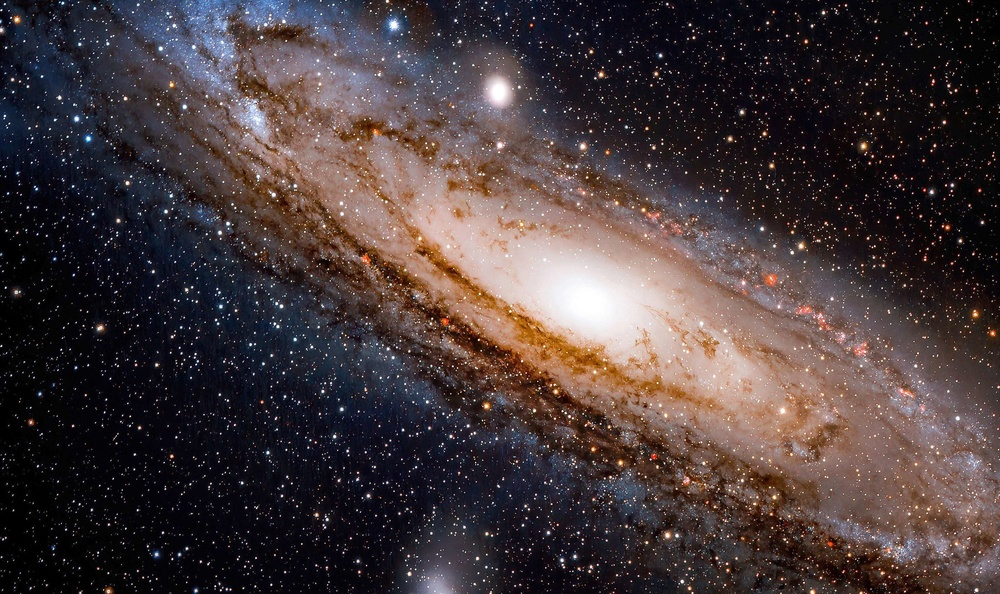
#> input picture 1.jpg, 1000 x 594 px, shrunk from 2198 x 1306 before the run
$ python main.py
#> lines starting #> are read from the running program, lines starting #| are printed output that depends on the picture; long printed decimals are rounded
import math as mt
import time
import numpy as np
import matplotlib.pyplot as plt

Q = [[16, 11, 10, 16, 24, 40, 51, 61],
     [12, 12, 13, 19, 26, 58, 60, 55],
     [14, 13, 16, 24, 40, 57, 69, 56],
     [14, 17, 22, 29, 51, 87, 80, 62],
     [18, 22, 37, 56, 68, 109, 103, 77],
     [24, 35, 55, 64, 81, 104, 113, 92],
     [49, 64, 78, 87, 103, 121, 120, 101],
     [72, 92, 95, 98, 112, 100, 103, 99]]


def P():
    p = np.empty((8, 8))

    for j in range(8):
        for i in range(8):
            p[j, i] = 0.5 * (mt.sqrt(1 / 2) if (j == 0) else 1) * mt.cos((2 * i + 1) * j * mt.pi / 16)

    return p


def matrixToMatrixList(image, offset=0):
    height = len(image) - (len(image) % 8)
    width = len(image[0]) - (len(image[0]) % 8)

    matrixListR = []
    matrixListG = []
    matrixListB = []

    for x in range(int(height / 8)):
        for y in range(int(width / 8)):
            tempR = []
            tempG = []
            tempB = []

            for xt in range(8):
                tempYR = []
                tempYG = []
                tempYB = []

                for yt in range(8):
                    tempYR.append(image[x * 8 + xt][y * 8 + yt][0] - offset)
                    tempYG.append(image[x * 8 + xt][y * 8 + yt][1] - offset)
                    tempYB.append(image[x * 8 + xt][y * 8 + yt][2] - offset)

                tempR.append(tempYR)
                tempG.append(tempYG)
                tempB.append(tempYB)

            matrixListR.append(tempR)
            matrixListG.append(tempG)
            matrixListB.append(tempB)

    return matrixListR, matrixListB, matrixListG


def pictureToMatrixList(image):
    return matrixToMatrixList(image, 128)


def matrixListToMatrix(ListR, ListG, ListB, height, width, offset=0):
    Mat = np.empty((height, width, 3))

    for a in range(int(width / 8)):
        for b in range(int(height / 8)):
            for i in range(8):
                for j in range(8):
                    Mat[b * 8 + j][a * 8 + i] = (
                        [((ListR[int(b * int(width / 8)) + a][i][j]) + offset),
                         ((ListG[int(b * int(width / 8)) + a][i][j]) + offset),
                         ((ListB[int(b * int(width / 8)) + a][i][j]) + offset)])

    return Mat


def matrixListToPicture(ListR, ListG, ListB, height, width):
    return matrixListToMatrix(ListR, ListG, ListB, height, width, 128)


def compression(ms, p, x):
    cs = []

    for m in ms:
        cs.append(matrixCompression(m, p, x))

    return cs


def matrixCompression(m, p, x):
    d = np.matmul(p, np.matmul(m, np.transpose(p)))

    c = np.divide(d, Q)

    for i in range(8):
        for j in range(8):
            if i + j >= x:
                c[i][j] = 0

    return c.astype(int)


def decompression(ms, p):
    cs = []

    for m in ms:
        cs.append(matrixDecompression(m, p))

    return cs


def matrixDecompression(m, p):
    d = np.multiply(m, Q)

    return np.matmul(np.transpose(p), np.matmul(d, p))


def pictureCompression(image, filtration):
    height = len(image) - (len(image) % 8)
    width = len(image[0]) - (len(image[0]) % 8)

    matrixListR, matrixListG, matrixListB = pictureToMatrixList(image)

    return matrixListToMatrix(compression(matrixListR, P(), filtration), compression(matrixListG, P(), filtration), compression(matrixListB, P(), filtration), height, width).astype(int)


def pictureDecompression(compressed):
    height = len(compressed)
    width = len(compressed[0])

    matrixListCompressionR, matrixListCompressionG, matrixListCompressionB = matrixToMatrixList(compressed)

    return matrixListToPicture(decompression(matrixListCompressionR, P()), decompression(matrixListCompressionG, P()), decompression(matrixListCompressionB, P()), height, width).astype(int)


def comparaison(a, b):
    c, d, e = min(a.shape, b.shape)

    normR = np.linalg.norm(a[:c, :d, 0] - b[:c, :d, 0], ord=2)
    normG = np.linalg.norm(a[:c, :d, 1] - b[:c, :d, 1], ord=2)
    normB = np.linalg.norm(a[:c, :d, 2] - b[:c, :d, 2], ord=2)

    diffNormR = normR / np.linalg.norm(a[:c, :d, 0], ord=2)
    diffNormG = normG / np.linalg.norm(a[:c, :d, 1], ord=2)
    diffNormB = normB / np.linalg.norm(a[:c, :d, 2], ord=2)

    return [diffNormR*100, diffNormG*100, diffNormB*100]


image_file = "1.jpg"

image = plt.imread(image_file)
#> image is the input picture: shape (594, 1000, 3); mean R, G, B 70.2, 57.9, 58.9

filtration = 15

tic = time.time()

compressed = pictureCompression(image, filtration)
#> in pictureCompression, `height = len(image) - (len(image) % 8)`: height = 592
#> in pictureCompression, `width = len(image[0]) - (len(image[0]) % 8)`: width = 1000
#> in matrixToMatrixList, `height = len(image) - (len(image) % 8)`: height = 592
#> in matrixToMatrixList, `width = len(image[0]) - (len(image[0]) % 8)`: width = 1000
#> after the loop in matrixToMatrixList, `for x in range(int(height / 8)):`: matrixListB = 9250 items
#> in matrixListToMatrix, `Mat = np.empty((height, width, 3))`: Mat: shape (592, 1000, 3) float64; every value is 0
#> after the loop in matrixListToMatrix, `for a in range(int(width / 8)):`:
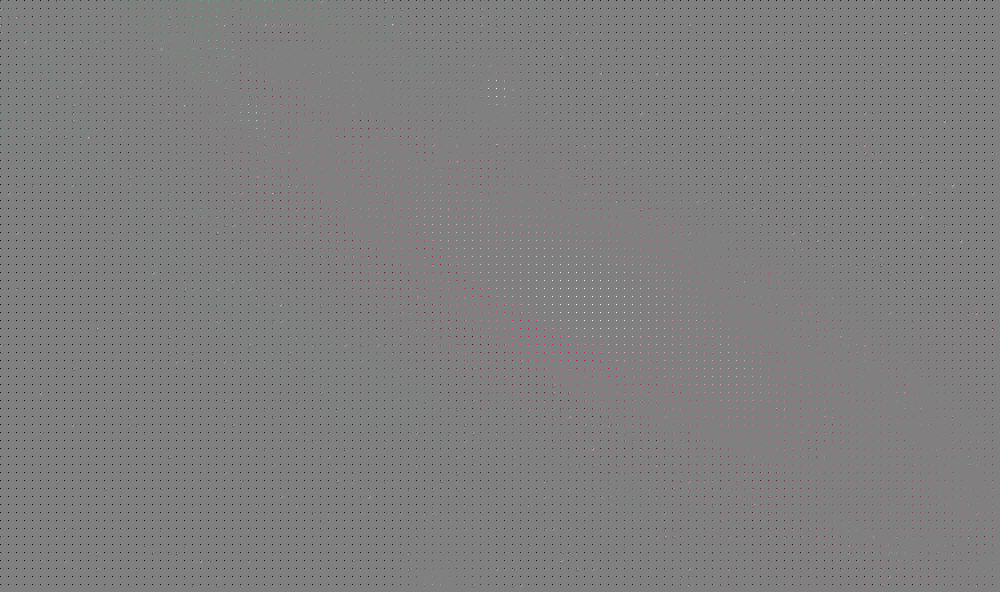
#> Mat: shape (592, 1000, 3) float64; mean of channels 0, 1, 2 -0.4, -0.5, -0.5; drawn with min black and max white

imageDecompressed = pictureDecompression(compressed)
#> in pictureDecompression, `height = len(compressed)`: height = 592
#> in pictureDecompression, `width = len(compressed[0])`: width = 1000
#> in pictureDecompression, `matrixListCompressionR, matrixListCompressionG, matrixListCompressionB..`: matrixListCompressionR = 9250 items
#> call 2 of matrixListToMatrix, with height = 592, width = 1000, offset = 128
#> in matrixListToMatrix (call 2), `Mat = np.empty((height, width, 3))`:
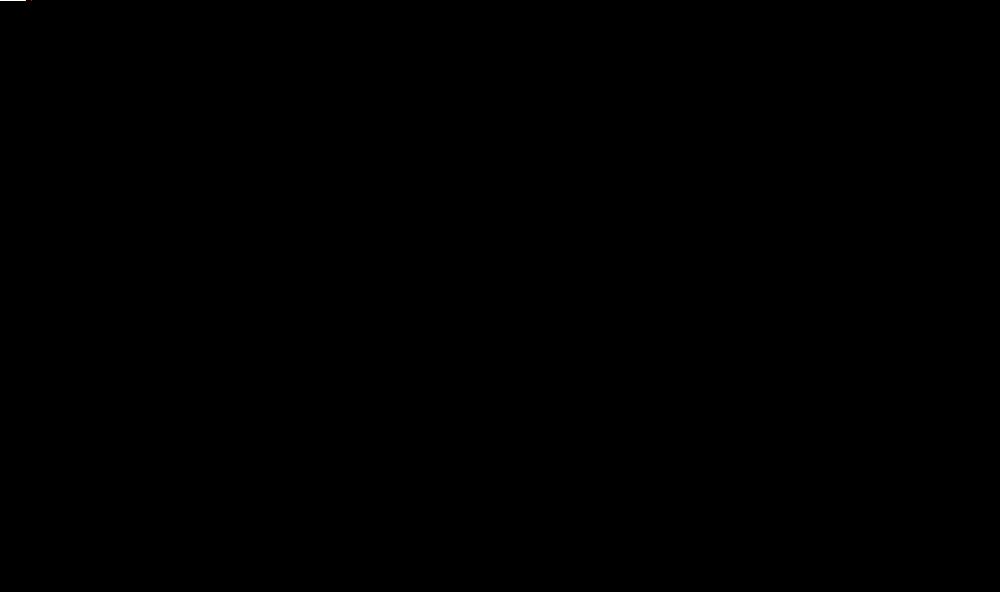
#> Mat: shape (592, 1000, 3) float64; mean of channels 0, 1, 2 3.04e-314, 3.04e-314, 2.92e-314; drawn with min black and max white
#> after the loop in matrixListToMatrix (call 2), `for a in range(int(width / 8)):`:
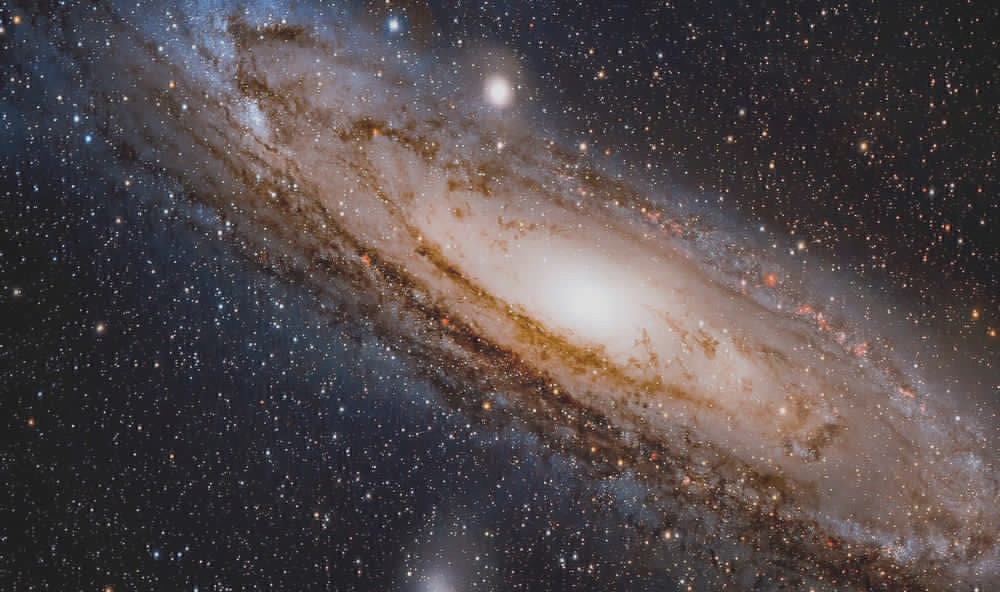
#> Mat: shape (592, 1000, 3) float64; mean of channels 0, 1, 2 70.9, 58.7, 59.8; drawn with min black and max white

toc = time.time() - tic

print("Valeur de filtrage : ", filtration,
      " Pourcentage de zéros : ", (1-np.count_nonzero(compressed.astype(int))/(len(compressed)*len(compressed[0])))*100,
      " Pourcentage d'erreur [R, G, B] : ", comparaison(image, imageDecompressed),
      " Temps d'éxécution : ", toc)
#> in comparaison, `normR = np.linalg.norm(a[:c, :d, 0] - b[:c, :d, 0], ord=2)`: normR = 756.9
#> in comparaison, `normG = np.linalg.norm(a[:c, :d, 1] - b[:c, :d, 1], ord=2)`: normG = 758.3
#> in comparaison, `normB = np.linalg.norm(a[:c, :d, 2] - b[:c, :d, 2], ord=2)`: normB = 759.9
#> in comparaison, `diffNormR = normR / np.linalg.norm(a[:c, :d, 0], ord=2)`: diffNormR = 0.012
#> in comparaison, `diffNormG = normG / np.linalg.norm(a[:c, :d, 1], ord=2)`: diffNormG = 0.0148
#> in comparaison, `diffNormB = normB / np.linalg.norm(a[:c, :d, 2], ord=2)`: diffNormB = 0.0153
#| Valeur de filtrage :  15  Pourcentage de zéros :  55.884  Pourcentage d'erreur [R, G, B] :  [1.200, 1.479, 1.528]  Temps d'éxécution :  16.450
